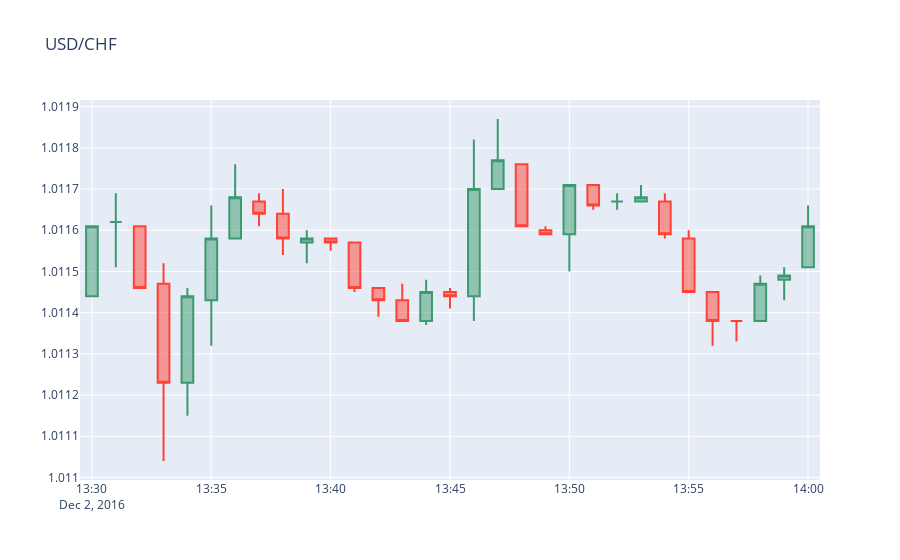

Source (notebook cell):
### Markdown cell above
### <font color= #6B6B6B>Visual Validation #5 </font>

### Code cell
vs.candle_stick_plot(escenario5)
